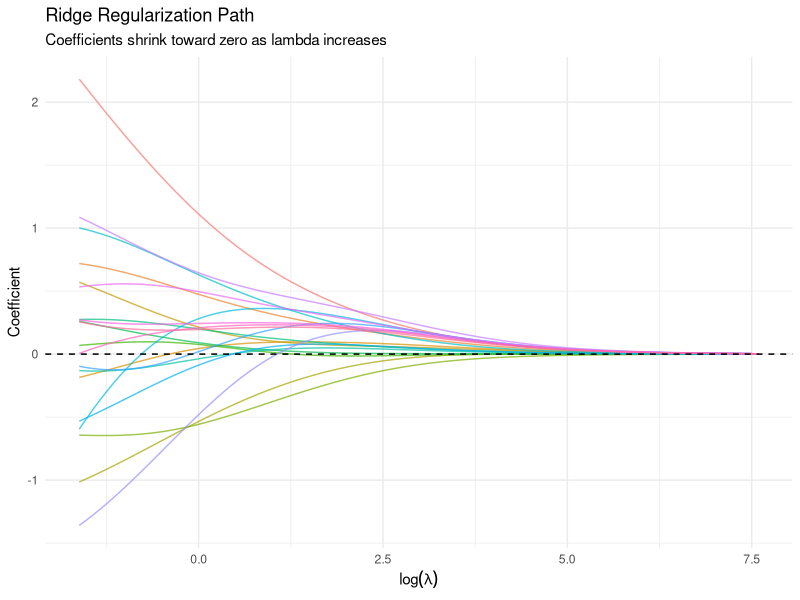
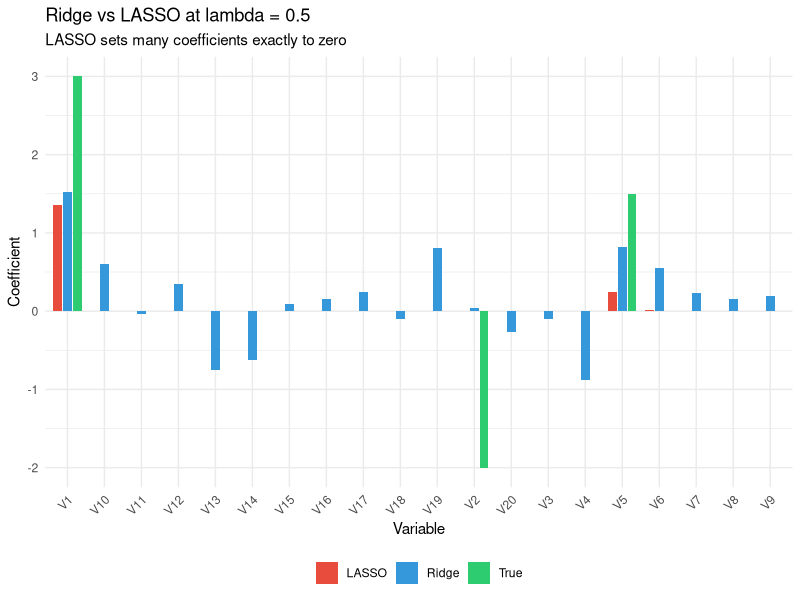
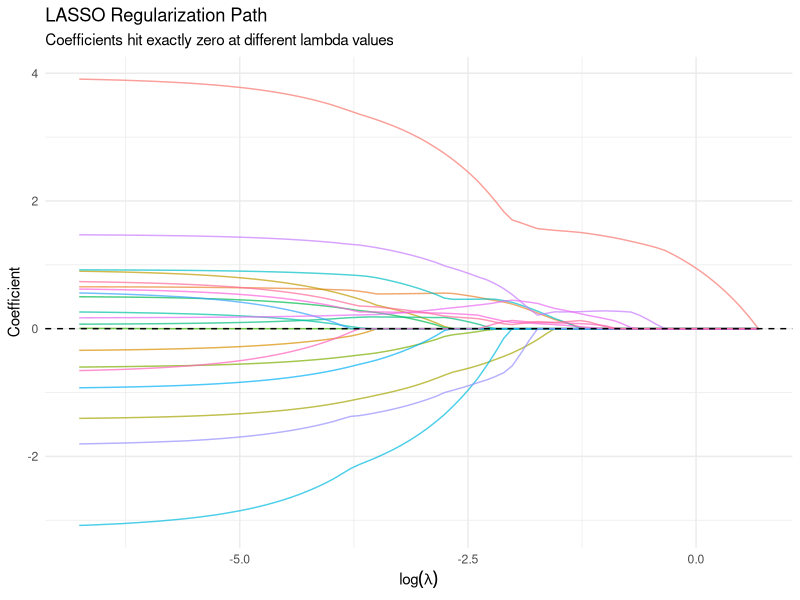
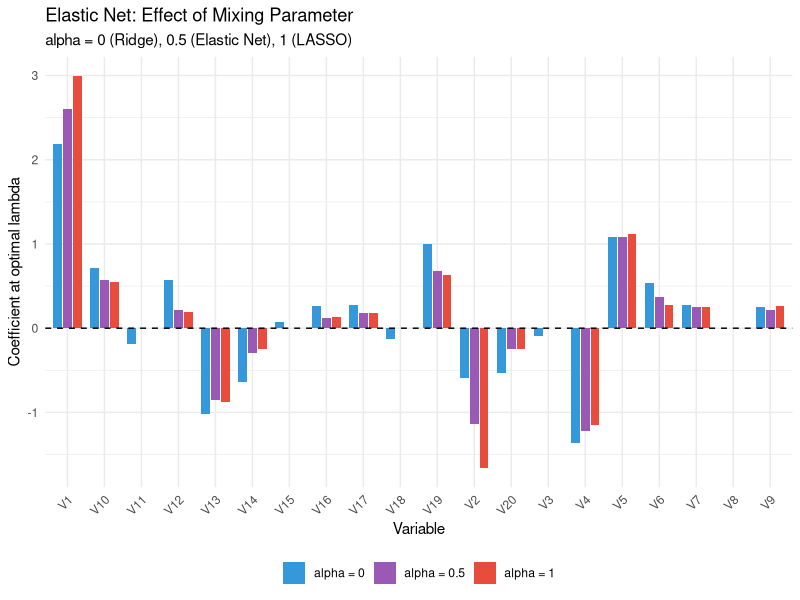
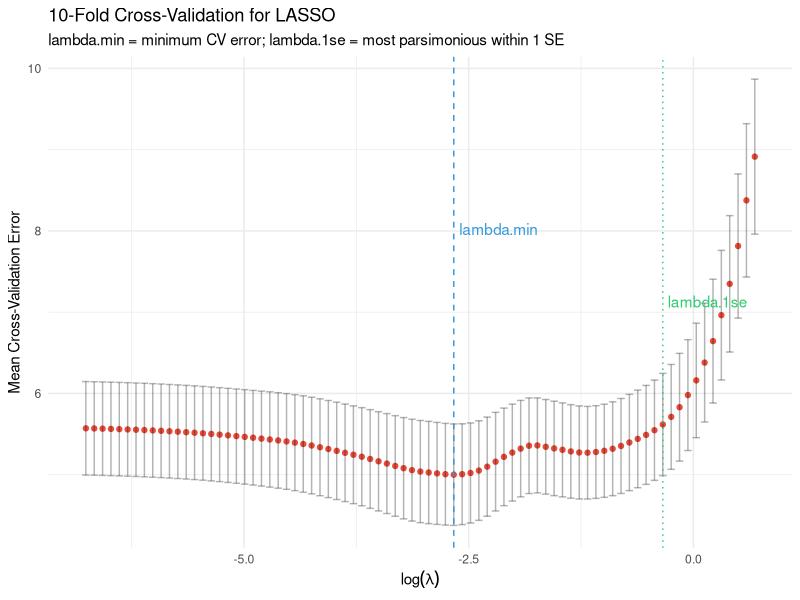
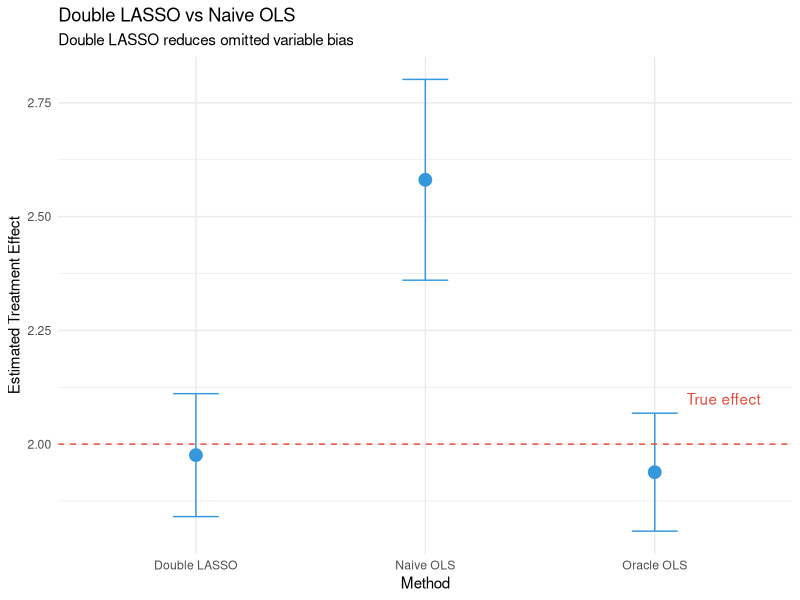
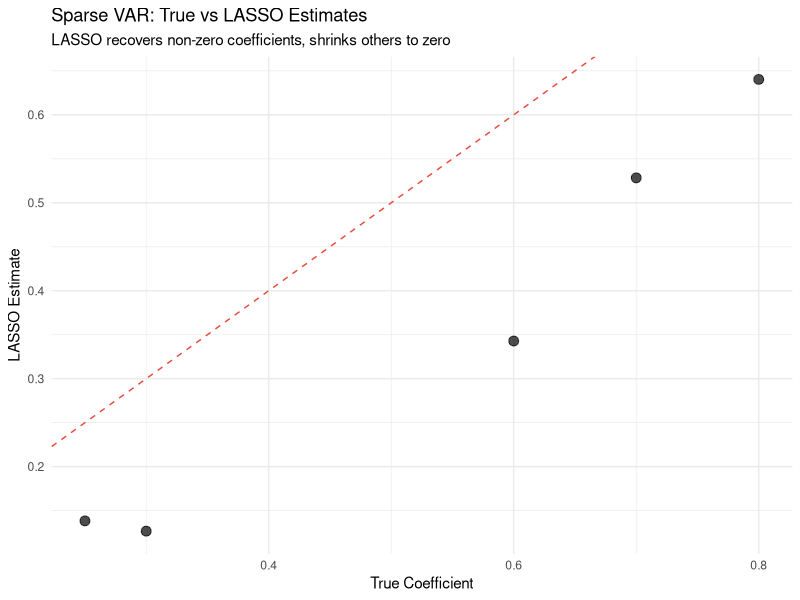
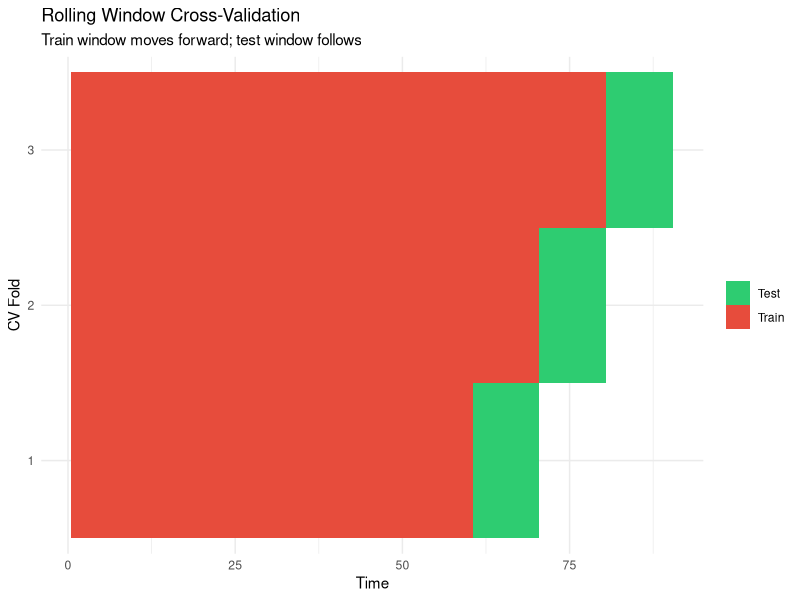

These charts were generated, in order, by the following R code:
## ---- chunk 1
#| label: setup
#| include: false
library(tidyverse)
library(glmnet)
set.seed(42)
## ---- chunk 2
#| label: ridge-demo
#| fig-cap: "Ridge regularization path"

# Simulate correlated predictors
n <- 100
p <- 20
X <- matrix(rnorm(n * p), n, p)
# Add correlation
for (j in 2:p) X[, j] <- 0.7 * X[, j-1] + 0.3 * X[, j]

# True coefficients: sparse
beta_true <- c(3, -2, 0, 0, 1.5, rep(0, p - 5))
y <- X %*% beta_true + rnorm(n, 0, 2)

# Ridge path
ridge_fit <- glmnet(X, y, alpha = 0)  # alpha = 0 is Ridge

# Extract coefficients along lambda path
coef_matrix <- as.matrix(coef(ridge_fit)[-1, ])  # remove intercept
lambda_seq <- ridge_fit$lambda

ridge_df <- as_tibble(t(coef_matrix)) %>%
  mutate(lambda = lambda_seq) %>%
  pivot_longer(-lambda, names_to = "variable", values_to = "coefficient")

ggplot(ridge_df, aes(x = log(lambda), y = coefficient, color = variable)) +
  geom_line(alpha = 0.7) +
  geom_hline(yintercept = 0, linetype = "dashed") +
  labs(title = "Ridge Regularization Path",
       subtitle = "Coefficients shrink toward zero as lambda increases",
       x = expression(log(lambda)), y = "Coefficient") +
  theme_minimal() +
  theme(legend.position = "none")
## ---- chunk 3
#| label: lasso-demo
#| fig-cap: "LASSO vs Ridge: sparsity"

# LASSO path
lasso_fit <- glmnet(X, y, alpha = 1)  # alpha = 1 is LASSO

coef_lasso <- as.matrix(coef(lasso_fit)[-1, ])
lambda_lasso <- lasso_fit$lambda

lasso_df <- as_tibble(t(coef_lasso)) %>%
  mutate(lambda = lambda_lasso) %>%
  pivot_longer(-lambda, names_to = "variable", values_to = "coefficient")

# Compare at specific lambda
lambda_compare <- 0.5

ridge_coef <- coef(ridge_fit, s = lambda_compare)[-1]
lasso_coef <- coef(lasso_fit, s = lambda_compare)[-1]

compare_df <- tibble(
  variable = paste0("V", 1:p),
  Ridge = as.vector(ridge_coef),
  LASSO = as.vector(lasso_coef),
  True = beta_true
) %>%
  pivot_longer(c(Ridge, LASSO, True), names_to = "method", values_to = "coefficient")

ggplot(compare_df, aes(x = variable, y = coefficient, fill = method)) +
  geom_bar(stat = "identity", position = position_dodge(width = 0.8), width = 0.7) +
  scale_fill_manual(values = c("#e74c3c", "#3498db", "#2ecc71")) +
  labs(title = paste0("Ridge vs LASSO at lambda = ", lambda_compare),
       subtitle = "LASSO sets many coefficients exactly to zero",
       x = "Variable", y = "Coefficient", fill = NULL) +
  theme_minimal() +
  theme(axis.text.x = element_text(angle = 45, hjust = 1),
        legend.position = "bottom")
## ---- chunk 4
#| label: lasso-path
#| fig-cap: "LASSO path: coefficients drop to exactly zero"

ggplot(lasso_df, aes(x = log(lambda), y = coefficient, color = variable)) +
  geom_line(alpha = 0.7) +
  geom_hline(yintercept = 0, linetype = "dashed") +
  labs(title = "LASSO Regularization Path",
       subtitle = "Coefficients hit exactly zero at different lambda values",
       x = expression(log(lambda)), y = "Coefficient") +
  theme_minimal() +
  theme(legend.position = "none")
## ---- chunk 5
#| label: elastic-net
#| fig-cap: "Elastic Net for different alpha values"

alpha_values <- c(0, 0.5, 1)
en_fits <- map(alpha_values, ~glmnet(X, y, alpha = .x))

en_cv <- map(alpha_values, ~cv.glmnet(X, y, alpha = .x))
optimal_lambdas <- map_dbl(en_cv, ~.x$lambda.min)

en_coefs <- map2_dfr(en_fits, alpha_values, function(fit, a) {
  lambda_opt <- optimal_lambdas[which(alpha_values == a)]
  coef_vec <- coef(fit, s = lambda_opt)[-1]
  tibble(
    variable = paste0("V", 1:p),
    coefficient = as.vector(coef_vec),
    alpha = paste0("alpha = ", a)
  )
})

ggplot(en_coefs, aes(x = variable, y = coefficient, fill = alpha)) +
  geom_bar(stat = "identity", position = position_dodge(width = 0.8), width = 0.7) +
  geom_hline(yintercept = 0, linetype = "dashed") +
  labs(title = "Elastic Net: Effect of Mixing Parameter",
       subtitle = "alpha = 0 (Ridge), 0.5 (Elastic Net), 1 (LASSO)",
       x = "Variable", y = "Coefficient at optimal lambda", fill = NULL) +
  scale_fill_manual(values = c("#3498db", "#9b59b6", "#e74c3c")) +
  theme_minimal() +
  theme(axis.text.x = element_text(angle = 45, hjust = 1),
        legend.position = "bottom")
## ---- chunk 6
#| label: cv-lambda
#| fig-cap: "Cross-validation for lambda selection"

# Cross-validation for LASSO
cv_lasso <- cv.glmnet(X, y, alpha = 1, nfolds = 10)

cv_df <- tibble(
  log_lambda = log(cv_lasso$lambda),
  cvm = cv_lasso$cvm,
  cvup = cv_lasso$cvup,
  cvlo = cv_lasso$cvlo
)

ggplot(cv_df, aes(x = log_lambda, y = cvm)) +
  geom_point(color = "#e74c3c") +
  geom_errorbar(aes(ymin = cvlo, ymax = cvup), alpha = 0.3) +
  geom_vline(xintercept = log(cv_lasso$lambda.min), linetype = "dashed", color = "#3498db") +
  geom_vline(xintercept = log(cv_lasso$lambda.1se), linetype = "dotted", color = "#2ecc71") +
  annotate("text", x = log(cv_lasso$lambda.min) + 0.5, y = max(cv_df$cvm) * 0.9,
           label = "lambda.min", color = "#3498db") +
  annotate("text", x = log(cv_lasso$lambda.1se) + 0.5, y = max(cv_df$cvm) * 0.8,
           label = "lambda.1se", color = "#2ecc71") +
  labs(title = "10-Fold Cross-Validation for LASSO",
       subtitle = "lambda.min = minimum CV error; lambda.1se = most parsimonious within 1 SE",
       x = expression(log(lambda)), y = "Mean Cross-Validation Error") +
  theme_minimal()
## ---- chunk 7
#| label: double-lasso
#| fig-cap: "Double LASSO for causal inference"

# Simulate causal setting
n <- 200
p <- 50  # many potential confounders

# Generate confounders
X <- matrix(rnorm(n * p), n, p)

# Treatment depends on some confounders
D <- 0.5 * X[, 1] + 0.3 * X[, 2] + 0.2 * X[, 5] + rnorm(n, 0, 1)

# Outcome depends on treatment and confounders
tau_true <- 2  # true causal effect
Y <- tau_true * D + 1.5 * X[, 1] + 0.8 * X[, 3] + 0.5 * X[, 5] + rnorm(n, 0, 1)

# Naive OLS (omitting confounders)
naive_ols <- lm(Y ~ D)
cat("Naive OLS (biased):", round(coef(naive_ols)[2], 3), "\n")

# Double LASSO
# Step 1: Y on X
lasso_Y <- cv.glmnet(X, Y, alpha = 1)
selected_Y <- which(coef(lasso_Y, s = "lambda.1se")[-1] != 0)

# Step 2: D on X
lasso_D <- cv.glmnet(X, D, alpha = 1)
selected_D <- which(coef(lasso_D, s = "lambda.1se")[-1] != 0)

# Step 3: Union and OLS
selected_union <- unique(c(selected_Y, selected_D))
X_selected <- X[, selected_union, drop = FALSE]
double_lasso <- lm(Y ~ D + X_selected)

cat("Double LASSO:", round(coef(double_lasso)[2], 3), "\n")
cat("True effect:", tau_true, "\n")
cat("Selected variables:", length(selected_union), "\n")

# Compare estimates
comparison_df <- tibble(
  Method = c("Naive OLS", "Double LASSO", "Oracle OLS"),
  Estimate = c(
    coef(naive_ols)[2],
    coef(double_lasso)[2],
    coef(lm(Y ~ D + X[, c(1, 3, 5)]))[2]
  ),
  SE = c(
    summary(naive_ols)$coefficients[2, 2],
    summary(double_lasso)$coefficients[2, 2],
    summary(lm(Y ~ D + X[, c(1, 3, 5)]))$coefficients[2, 2]
  )
)

ggplot(comparison_df, aes(x = Method, y = Estimate)) +
  geom_point(size = 4, color = "#3498db") +
  geom_errorbar(aes(ymin = Estimate - 1.96 * SE, ymax = Estimate + 1.96 * SE),
                width = 0.2, color = "#3498db") +
  geom_hline(yintercept = tau_true, linetype = "dashed", color = "#e74c3c") +
  annotate("text", x = 3.3, y = tau_true + 0.1, label = "True effect", color = "#e74c3c") +
  labs(title = "Double LASSO vs Naive OLS",
       subtitle = "Double LASSO reduces omitted variable bias",
       y = "Estimated Treatment Effect") +
  theme_minimal()
## ---- chunk 8
#| label: sparse-granger
#| fig-cap: "Sparse VAR: identifying causal links"

# Simulate sparse VAR(1)
K <- 10  # variables
T_sim <- 200

# True VAR coefficient matrix (sparse)
A_true <- matrix(0, K, K)
A_true[1, 1] <- 0.7
A_true[2, 2] <- 0.6
A_true[3, 1] <- 0.3  # 1 → 3
A_true[4, 2] <- 0.25 # 2 → 4
A_true[5, 5] <- 0.8

# Simulate
Y_var <- matrix(0, T_sim, K)
for (t in 2:T_sim) {
  Y_var[t, ] <- A_true %*% Y_var[t-1, ] + rnorm(K, 0, 0.5)
}

# Estimate with LASSO (equation by equation)
lasso_A <- matrix(0, K, K)
for (k in 1:K) {
  y_k <- Y_var[-1, k]
  X_lag <- Y_var[-T_sim, ]
  cv_fit <- cv.glmnet(X_lag, y_k, alpha = 1)
  lasso_A[k, ] <- coef(cv_fit, s = "lambda.1se")[-1]
}

# Compare
comparison_var <- tibble(
  i = rep(1:K, each = K),
  j = rep(1:K, K),
  True = as.vector(t(A_true)),
  LASSO = as.vector(t(lasso_A))
) %>%
  filter(True != 0 | abs(LASSO) > 0.05)

ggplot(comparison_var, aes(x = True, y = LASSO)) +
  geom_point(size = 3, alpha = 0.7) +
  geom_abline(slope = 1, intercept = 0, linetype = "dashed", color = "#e74c3c") +
  labs(title = "Sparse VAR: True vs LASSO Estimates",
       subtitle = "LASSO recovers non-zero coefficients, shrinks others to zero",
       x = "True Coefficient", y = "LASSO Estimate") +
  theme_minimal()
## ---- chunk 9
#| label: ts-cv
#| fig-cap: "Time series cross-validation schemes"

# Illustrate rolling window CV
T_total <- 100
train_size <- 60
h <- 10  # horizon

cv_scheme <- tibble(
  fold = rep(1:3, each = T_total),
  t = rep(1:T_total, 3),
  set = NA_character_
)

for (f in 1:3) {
  train_end <- train_size + (f - 1) * h
  test_end <- train_end + h
  cv_scheme <- cv_scheme %>%
    mutate(set = case_when(
      fold == f & t <= train_end ~ "Train",
      fold == f & t > train_end & t <= test_end ~ "Test",
      TRUE ~ set
    ))
}

ggplot(cv_scheme %>% filter(!is.na(set)), aes(x = t, y = factor(fold), fill = set)) +
  geom_tile() +
  scale_fill_manual(values = c("#2ecc71", "#e74c3c")) +
  labs(title = "Rolling Window Cross-Validation",
       subtitle = "Train window moves forward; test window follows",
       x = "Time", y = "CV Fold", fill = NULL) +
  theme_minimal()
